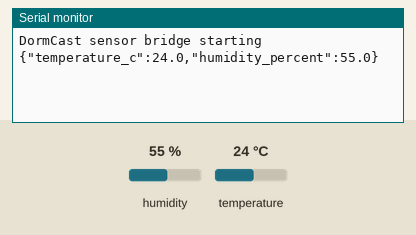
This program was run on a simulated Arduino Nano, built with avr-gcc and run on an emulated ATmega328P. Parts: the last lines printed to the serial monitor. The inputs (shaded band) are chosen by the test bench; at power-on: humidity 55 %, temperature 24 °C.

Above: at 3.2 s.
3.3 s: humidity set to 22 %
At 7.7 s:
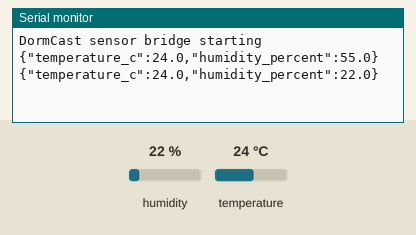
8.9 s: temperature set to 12 °C
At 13.5 s:
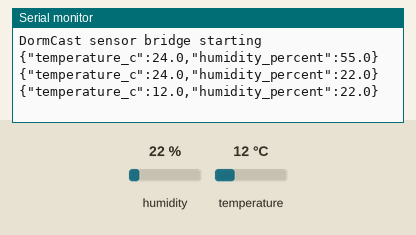
14.5 s: humidity set to 40 %
At 18.2 s:
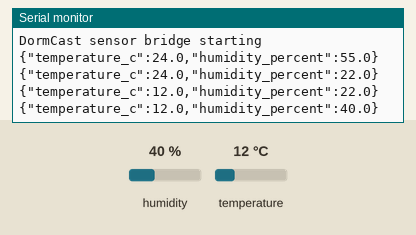
Timing chart, 0 to 19.7 s (numbered marks = the images above; inputs shaded):
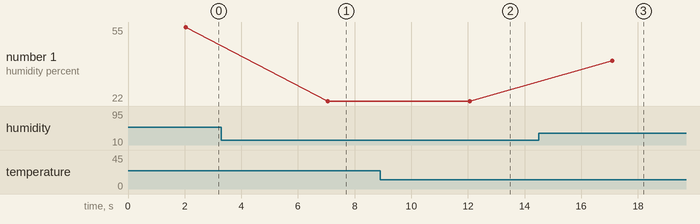

The program:

main.cpp
```cpp
#include <Arduino.h>
#include <DHT.h>

#define DHT_PIN 2
#define DHT_TYPE DHT11

DHT dht(DHT_PIN, DHT_TYPE);

void setup() {
    Serial.begin(9600);
    dht.begin();

    delay(2000);
    Serial.println("DormCast sensor bridge starting");
}

void loop() {
    float humidity = dht.readHumidity();
    float temperature = dht.readTemperature();

    if (isnan(humidity) || isnan(temperature)) {
        Serial.println("{\"error\":\"sensor_read_failed\"}");
    } else {
        Serial.print("{\"temperature_c\":");
        Serial.print(temperature, 1);
        Serial.print(",\"humidity_percent\":");
        Serial.print(humidity, 1);
        Serial.println("}");
    }

    delay(5000);
}
```

Measured:
- after the input at 3.3 s, the serial monitor: prints a new line after 3.7 s (image 1)
- after the input at 8.9 s, the serial monitor: prints a new line after 3.2 s (image 2)
- after the input at 14.5 s, the serial monitor: prints a new line after 2.6 s (image 3)
- plotted number 1: 55 → 22 after the input at 3.3 s, 22 → 40 after the input at 14.5 s
